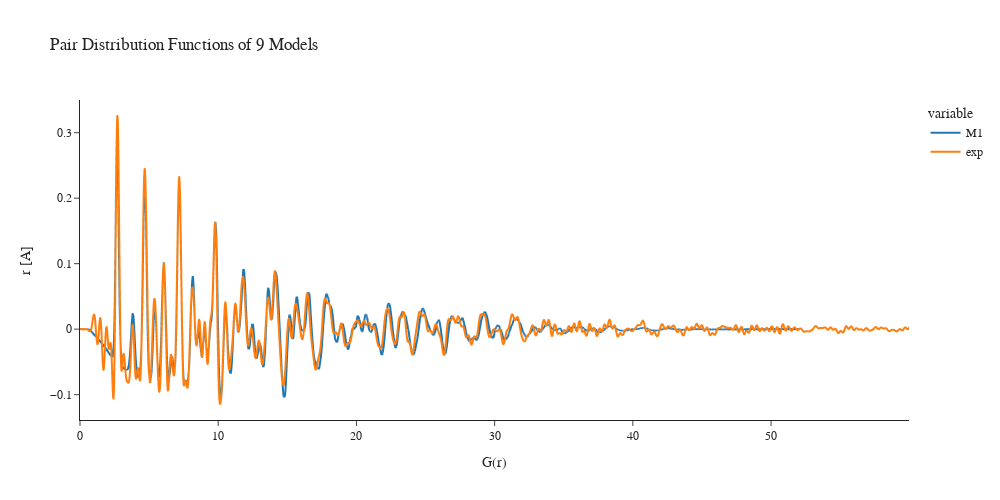

Write notebook code for a chart like this one.
### Code cell
F = pd.DataFrame()
exp = exp.astype(float)
M.astype(float)
F = M.join(exp, how='outer')

for i in [1]:
    F[f'M{i}'].loc[0] = 0

F = F.interpolate(method='quadratic')
#F['M0'] = F['M0'].interpolate(method='zero')
#F = F.fillna(method='ffill') 
#F = F.fillna(0)

for i in [1]:
    rest = F['exp'] - F[f'M{i}']
    error1 = np.sum(rest.loc[:44]**2)
    error_p1 = np.sqrt(error1/4321)
    #error2 = np.sum(rest.loc[44:]**2)
    #error_p2 = np.sqrt(error2/4321)
    #print(f'Para M{i} el error 1er es {error1}, el segundo es {error2}, y el error porcentual es {error_p1} y {error_p2}')
    print(f'Para M{i} el error es {error1}, y ECM {error_p1}')

#print(F.to_string())

fig = px.line(F, template='simple_white', title='Pair Distribution Functions of 9 Models',
    width=1000, height=500)
fig.update_layout(
    font_family="serif",
    title_font_family="serif")
fig.update_xaxes(title_text='G(r)')
fig.update_yaxes(title_text='r [A]')
fig.show()

### Figure 1 — Plotly figure (JSON) as saved in the notebook; plotly's stock layout.template omitted (floating-point values rounded to 4 significant figures; data arrays with more than 128 entries replaced by an {"elided": "..."} marker saying what was removed)
{"data": [{"hovertemplate": "variable=M1<br>index=%{x}<br>value=%{y}<extra></extra>", "legendgroup": "M1", "line": {"color": "#1F77B4", "dash": "solid"}, "marker": {"symbol": "circle"}, "mode": "lines", "name": "M1", "showlegend": true, "type": "scattergl", "x": {"elided": "3000 float values"}, "xaxis": "x", "y": {"elided": "3000 float values"}, "yaxis": "y"}, {"hovertemplate": "variable=exp<br>index=%{x}<br>value=%{y}<extra></extra>", "legendgroup": "exp", "line": {"color": "#FF7F0E", "dash": "solid"}, "marker": {"symbol": "circle"}, "mode": "lines", "name": "exp", "showlegend": true, "type": "scattergl", "x": {"elided": "3000 float values"}, "xaxis": "x", "y": {"elided": "3000 float values"}, "yaxis": "y"}], "layout": {"font": {"family": "serif"}, "height": 500, "legend": {"title": {"text": "variable"}, "tracegroupgap": 0}, "title": {"font": {"family": "serif"}, "text": "Pair Distribution Functions of 9 Models"}, "width": 1000, "xaxis": {"anchor": "y", "domain": [0, 1], "title": {"text": "G(r)"}}, "yaxis": {"anchor": "x", "domain": [0, 1], "title": {"text": "r [A]"}}}}
